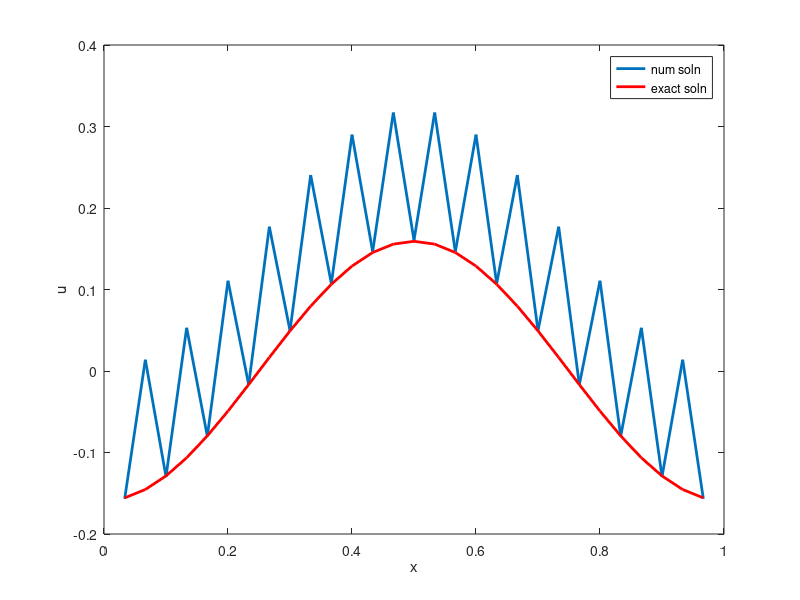

Here is the MATLAB script that generated this plot:
%% this centered scheme is consistent
% but something goes wrong depending on if I take odd/even number
% of points...

h = 1/30

x = (0+h:h:1-h)';  % note endpts left out

N = length(x)

e = ones(N,1);
Dx = spdiags([-e  0*e  e], [-1 0 1], N, N);
Dx = Dx/(2*h);

f = sin(2*pi*x);
uexact = -1/(2*pi)*cos(2*pi*x);
u = Dx \ f;


lw = 'linewidth';
figure(1); clf;
plot(x, u, lw, 2);
hold on;
plot(x, uexact, 'r-', lw, 2);
xlabel('x'); ylabel('u')
legend('num soln', 'exact soln')
